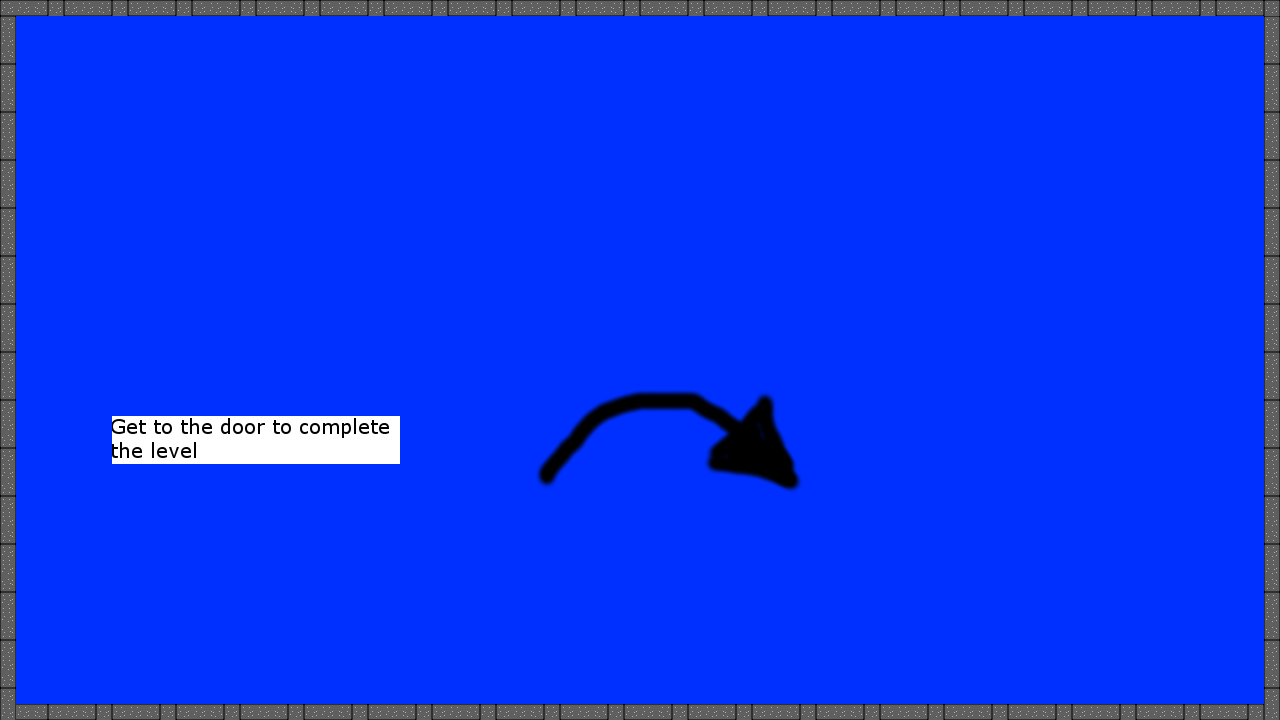

Below is a game level as drawn by its tile map, then a one-line description and the .tmx that defines it (tile-layer data replaced by summaries):
An orthogonal 80x45 tile map with 16x16 px tiles, 1 tile layer (Tile Layer 1), 3 tilesets.

<map version="1.0" orientation="orthogonal" renderorder="right-down" width="80" height="45" tilewidth="16" tileheight="16">
 <tileset firstgid="1" name="arrow" tilewidth="16" tileheight="16">
  <image source="arrow.png" width="320" height="160" />
 </tileset>
 <tileset firstgid="201" name="door sign" tilewidth="16" tileheight="16">
  <image source="door sign.png" width="320" height="160" />
 </tileset>
 <tileset firstgid="401" name="concrete" tilewidth="16" tileheight="16">
  <image source="concrete.png" width="64" height="64" />
  <tile id="4">
   <properties>
    <property name="behavior" value="1" />
   </properties>
  </tile>
  <tile id="5">
   <properties>
    <property name="behavior" value="1" />
   </properties>
  </tile>
  <tile id="6">
   <properties>
    <property name="behavior" value="1" />
   </properties>
  </tile>
  <tile id="7">
   <properties>
    <property name="behavior" value="1" />
   </properties>
  </tile>
  <tile id="11">
   <properties>
    <property name="behavior" value="1" />
   </properties>
  </tile>
  <tile id="15">
   <properties>
    <property name="behavior" value="1" />
   </properties>
  </tile>
 </tileset>
 <layer name="Tile Layer 1" width="80" height="45">
  <data>[3600 cells, 3600 non-empty, 241 distinct tile ids]</data>
 </layer>
</map>